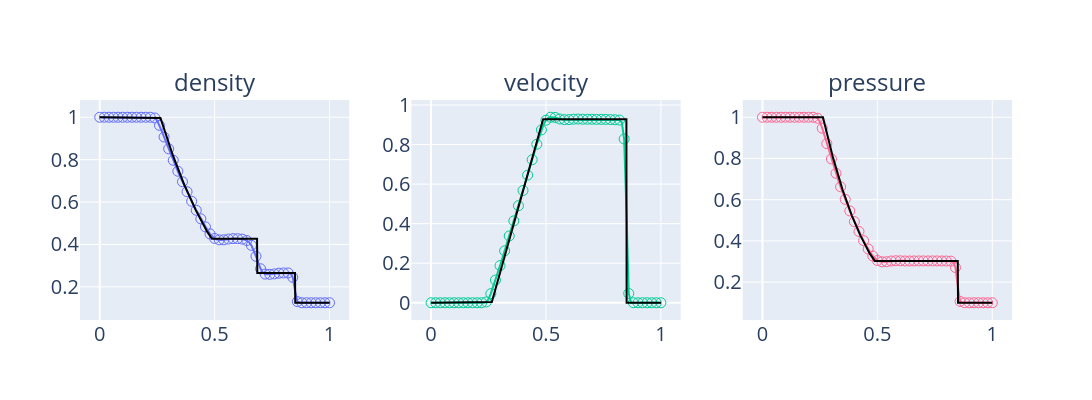

The notebook cell saved with this chart:
### Markdown cell above
## Find latest solution file and plot its solution

### Code cell
# get all filenames ending in *.csv within the build folder
filenames_raw = [f for f in os.listdir('build') if f.endswith('.csv')]
print('num solutions:', len(filenames_raw))

# remove the .csv extension
filenames = [f[:-4] for f in filenames_raw]

# remove everything up to the third underscore
filenames = [f[f.rfind('_') + 1:] for f in filenames]

# convert strings into integers
filenames = [int(f) for f in filenames]

# get largest value in filenames
max_value = max(filenames)

# get sub-string of the first element in filenames_raw going from the first character to the third underscore
sub_string = filenames_raw[0][:filenames_raw[0].rfind('_') + 1:]

latest_solution = f'{sub_string}{max_value:06}.csv'
print('last solution file:', latest_solution)

df = pd.read_csv(f'build/{latest_solution}')

# create reduced data frame to plot markers at consistent intervals (i.e. every 0.025 x-units)
number_of_rows = len(df)
interval_x_axis = 0.025
interval = int(number_of_rows * interval_x_axis)
indices = np.arange(len(df)) % interval == 0
df_reduced =df.iloc[indices]

# plot solution for each variable using subplots
fig = make_subplots(rows=1, cols=3, subplot_titles=("density", "velocity", "pressure"))
fig.add_trace(go.Scatter(x=df['x'], y=df['rho'], name='density', mode='lines', line=dict(color=px.colors.qualitative.Plotly[0])), row=1, col=1)
fig.add_trace(go.Scatter(x=df_reduced['x'], y=df_reduced['rho'], name='density', mode='markers', marker=dict(size=10, symbol='circle-open', color=px.colors.qualitative.Plotly[0])), row=1, col=1)
fig.add_trace(go.Scatter(x=exact_solution['x'], y=exact_solution['rho'], name='exact density', line=dict(color='black')), row=1, col=1)

fig.add_trace(go.Scatter(x=df['x'], y=df['u'], name='velocity', mode='lines', line=dict(color=px.colors.qualitative.Plotly[2])), row=1, col=2)
fig.add_trace(go.Scatter(x=df_reduced['x'], y=df_reduced['u'], name='velocity', mode='markers', marker=dict(size=10, symbol='circle-open', color=px.colors.qualitative.Plotly[2])), row=1, col=2)
fig.add_trace(go.Scatter(x=exact_solution['x'], y=exact_solution['u'], name='exact velocity', line=dict(color='black')), row=1, col=2)

fig.add_trace(go.Scatter(x=df['x'], y=df['p'], name='pressure', mode='lines', line=dict(color=px.colors.qualitative.Plotly[6])), row=1, col=3)
fig.add_trace(go.Scatter(x=df_reduced['x'], y=df_reduced['p'], name='pressure', mode='markers', marker=dict(size=10, symbol='circle-open', color=px.colors.qualitative.Plotly[6])), row=1, col=3)
fig.add_trace(go.Scatter(x=exact_solution['x'], y=exact_solution['p'], name='exact pressure', line=dict(color='black')), row=1, col=3)

fig.update_layout(font_size=20, height=400, width=1200, showlegend=False)
fig.update_annotations(font_size=24)
fig.show()

### Figure 1 — Plotly figure (JSON) as saved in the notebook; plotly's stock layout.template omitted (floating-point values rounded to 4 significant figures; data arrays with more than 128 entries replaced by an {"elided": "..."} marker saying what was removed)
{"data": [{"line": {"color": "#636EFA"}, "mode": "lines", "name": "density", "type": "scatter", "x": [0.0, 0.01, 0.02, 0.03, 0.04, 0.05, 0.06, 0.07, 0.08, 0.09, 0.1, 0.11, 0.12, 0.13, 0.14, 0.15, 0.16, 0.17, 0.18, 0.19, 0.2, 0.21, 0.22, 0.23, 0.24, 0.25, 0.26, 0.27, 0.28, 0.29, 0.3, 0.31, 0.32, 0.33, 0.34, 0.35, 0.36, 0.37, 0.38, 0.39, 0.4, 0.41, 0.42, 0.43, 0.44, 0.45, 0.46, 0.47, 0.48, 0.49, 0.5, 0.51, 0.52, 0.53, 0.54, 0.55, 0.56, 0.57, 0.58, 0.59, 0.6, 0.61, 0.62, 0.63, 0.64, 0.65, 0.66, 0.67, 0.68, 0.69, 0.7, 0.71, 0.72, 0.73, 0.74, 0.75, 0.76, 0.77, 0.78, 0.79, 0.8, 0.81, 0.82, 0.83, 0.84, 0.85, 0.86, 0.87, 0.88, 0.89, 0.9, 0.91, 0.92, 0.93, 0.94, 0.95, 0.96, 0.97, 0.98, 0.99, 1.0], "xaxis": "x", "y": [1.0, 1.0, 1.0, 1.0, 1.0, 1.0, 1.0, 1.0, 1.0, 1.0, 1.0, 1.0, 1.0, 1.0, 1.0, 1.0, 1.0, 1.0, 1.0, 1.0, 1.0, 1.0, 1.0, 0.9998, 0.9966, 0.9841, 0.9618, 0.9348, 0.9068, 0.8787, 0.851, 0.8238, 0.7971, 0.7709, 0.7453, 0.7203, 0.6958, 0.672, 0.6487, 0.626, 0.6039, 0.5823, 0.5613, 0.5408, 0.5209, 0.5015, 0.4829, 0.4653, 0.4496, 0.4369, 0.4283, 0.4236, 0.4217, 0.4214, 0.422, 0.4235, 0.4254, 0.4268, 0.4274, 0.4275, 0.4272, 0.4265, 0.4252, 0.4229, 0.4186, 0.4104, 0.3958, 0.3735, 0.3443, 0.3126, 0.2852, 0.2676, 0.2603, 0.259, 0.2591, 0.2596, 0.261, 0.2628, 0.2644, 0.2652, 0.2656, 0.2656, 0.2656, 0.2632, 0.245, 0.1819, 0.1303, 0.125, 0.125, 0.125, 0.125, 0.125, 0.125, 0.125, 0.125, 0.125, 0.125, 0.125, 0.125, 0.125, 0.125], "yaxis": "y"}, {"marker": {"color": "#636EFA", "size": 10, "symbol": "circle-open"}, "mode": "markers", "name": "density", "type": "scatter", "x": [0.0, 0.02, 0.04, 0.06, 0.08, 0.1, 0.12, 0.14, 0.16, 0.18, 0.2, 0.22, 0.24, 0.26, 0.28, 0.3, 0.32, 0.34, 0.36, 0.38, 0.4, 0.42, 0.44, 0.46, 0.48, 0.5, 0.52, 0.54, 0.56, 0.58, 0.6, 0.62, 0.64, 0.66, 0.68, 0.7, 0.72, 0.74, 0.76, 0.78, 0.8, 0.82, 0.84, 0.86, 0.88, 0.9, 0.92, 0.94, 0.96, 0.98, 1.0], "xaxis": "x", "y": [1.0, 1.0, 1.0, 1.0, 1.0, 1.0, 1.0, 1.0, 1.0, 1.0, 1.0, 1.0, 0.9966, 0.9618, 0.9068, 0.851, 0.7971, 0.7453, 0.6958, 0.6487, 0.6039, 0.5613, 0.5209, 0.4829, 0.4496, 0.4283, 0.4217, 0.422, 0.4254, 0.4274, 0.4272, 0.4252, 0.4186, 0.3958, 0.3443, 0.2852, 0.2603, 0.2591, 0.261, 0.2644, 0.2656, 0.2656, 0.245, 0.1303, 0.125, 0.125, 0.125, 0.125, 0.125, 0.125, 0.125], "yaxis": "y"}, {"line": {"color": "black"}, "name": "exact density", "type": "scatter", "x": {"elided": "1000 float values"}, "xaxis": "x", "y": {"elided": "1000 float values"}, "yaxis": "y"}, {"line": {"color": "#00CC96"}, "mode": "lines", "name": "velocity", "type": "scatter", "x": [0.0, 0.01, 0.02, 0.03, 0.04, 0.05, 0.06, 0.07, 0.08, 0.09, 0.1, 0.11, 0.12, 0.13, 0.14, 0.15, 0.16, 0.17, 0.18, 0.19, 0.2, 0.21, 0.22, 0.23, 0.24, 0.25, 0.26, 0.27, 0.28, 0.29, 0.3, 0.31, 0.32, 0.33, 0.34, 0.35, 0.36, 0.37, 0.38, 0.39, 0.4, 0.41, 0.42, 0.43, 0.44, 0.45, 0.46, 0.47, 0.48, 0.49, 0.5, 0.51, 0.52, 0.53, 0.54, 0.55, 0.56, 0.57, 0.58, 0.59, 0.6, 0.61, 0.62, 0.63, 0.64, 0.65, 0.66, 0.67, 0.68, 0.69, 0.7, 0.71, 0.72, 0.73, 0.74, 0.75, 0.76, 0.77, 0.78, 0.79, 0.8, 0.81, 0.82, 0.83, 0.84, 0.85, 0.86, 0.87, 0.88, 0.89, 0.9, 0.91, 0.92, 0.93, 0.94, 0.95, 0.96, 0.97, 0.98, 0.99, 1.0], "xaxis": "x2", "y": [0.0, 0.0, 0.0, 2.515e-17, 2.263e-16, 9.606e-16, 2.228e-15, 3.666e-15, 5.375e-15, 8.106e-15, 1.202e-14, 1.655e-14, 1.81e-14, 5.583e-15, -4.859e-14, -2.075e-13, -5.963e-13, -1.397e-12, -2.679e-12, -3.973e-12, -2.705e-12, 6.068e-09, 3.796e-06, 0.0002798, 0.004026, 0.01891, 0.04592, 0.07915, 0.1146, 0.151, 0.1878, 0.2249, 0.2623, 0.3, 0.3378, 0.3758, 0.4139, 0.4522, 0.4906, 0.5291, 0.5677, 0.6065, 0.6453, 0.6843, 0.7235, 0.7627, 0.8016, 0.8393, 0.874, 0.9027, 0.923, 0.9341, 0.938, 0.9385, 0.9369, 0.9332, 0.929, 0.9265, 0.9257, 0.9256, 0.9261, 0.9271, 0.9282, 0.9288, 0.9287, 0.9282, 0.928, 0.9279, 0.9279, 0.9279, 0.928, 0.9276, 0.9272, 0.9273, 0.9273, 0.9273, 0.9272, 0.9269, 0.9262, 0.9257, 0.9254, 0.9251, 0.9236, 0.912, 0.8279, 0.4671, 0.04698, 0.000263, 5.842e-08, -2.379e-12, -1.196e-12, -3.782e-13, -1.435e-13, -5.289e-14, -1.889e-14, -6.443e-15, -1.977e-15, -4.426e-16, -4.527e-17, 0.0, 0.0], "yaxis": "y2"}, {"marker": {"color": "#00CC96", "size": 10, "symbol": "circle-open"}, "mode": "markers", "name": "velocity", "type": "scatter", "x": [0.0, 0.02, 0.04, 0.06, 0.08, 0.1, 0.12, 0.14, 0.16, 0.18, 0.2, 0.22, 0.24, 0.26, 0.28, 0.3, 0.32, 0.34, 0.36, 0.38, 0.4, 0.42, 0.44, 0.46, 0.48, 0.5, 0.52, 0.54, 0.56, 0.58, 0.6, 0.62, 0.64, 0.66, 0.68, 0.7, 0.72, 0.74, 0.76, 0.78, 0.8, 0.82, 0.84, 0.86, 0.88, 0.9, 0.92, 0.94, 0.96, 0.98, 1.0], "xaxis": "x2", "y": [0.0, 0.0, 2.263e-16, 2.228e-15, 5.375e-15, 1.202e-14, 1.81e-14, -4.859e-14, -5.963e-13, -2.679e-12, -2.705e-12, 3.796e-06, 0.004026, 0.04592, 0.1146, 0.1878, 0.2623, 0.3378, 0.4139, 0.4906, 0.5677, 0.6453, 0.7235, 0.8016, 0.874, 0.923, 0.938, 0.9369, 0.929, 0.9257, 0.9261, 0.9282, 0.9287, 0.928, 0.9279, 0.928, 0.9272, 0.9273, 0.9272, 0.9262, 0.9254, 0.9236, 0.8279, 0.04698, 5.842e-08, -1.196e-12, -1.435e-13, -1.889e-14, -1.977e-15, -4.527e-17, 0.0], "yaxis": "y2"}, {"line": {"color": "black"}, "name": "exact velocity", "type": "scatter", "x": {"elided": "1000 float values"}, "xaxis": "x2", "y": {"elided": "1000 float values"}, "yaxis": "y2"}, {"line": {"color": "#FF6692"}, "mode": "lines", "name": "pressure", "type": "scatter", "x": [0.0, 0.01, 0.02, 0.03, 0.04, 0.05, 0.06, 0.07, 0.08, 0.09, 0.1, 0.11, 0.12, 0.13, 0.14, 0.15, 0.16, 0.17, 0.18, 0.19, 0.2, 0.21, 0.22, 0.23, 0.24, 0.25, 0.26, 0.27, 0.28, 0.29, 0.3, 0.31, 0.32, 0.33, 0.34, 0.35, 0.36, 0.37, 0.38, 0.39, 0.4, 0.41, 0.42, 0.43, 0.44, 0.45, 0.46, 0.47, 0.48, 0.49, 0.5, 0.51, 0.52, 0.53, 0.54, 0.55, 0.56, 0.57, 0.58, 0.59, 0.6, 0.61, 0.62, 0.63, 0.64, 0.65, 0.66, 0.67, 0.68, 0.69, 0.7, 0.71, 0.72, 0.73, 0.74, 0.75, 0.76, 0.77, 0.78, 0.79, 0.8, 0.81, 0.82, 0.83, 0.84, 0.85, 0.86, 0.87, 0.88, 0.89, 0.9, 0.91, 0.92, 0.93, 0.94, 0.95, 0.96, 0.97, 0.98, 0.99, 1.0], "xaxis": "x3", "y": [1.0, 1.0, 1.0, 1.0, 1.0, 1.0, 1.0, 1.0, 1.0, 1.0, 1.0, 1.0, 1.0, 1.0, 1.0, 1.0, 1.0, 1.0, 1.0, 1.0, 1.0, 1.0, 1.0, 0.9997, 0.9952, 0.9778, 0.9469, 0.91, 0.872, 0.8344, 0.7978, 0.7623, 0.7279, 0.6947, 0.6626, 0.6317, 0.6018, 0.5731, 0.5455, 0.519, 0.4935, 0.469, 0.4455, 0.4229, 0.4013, 0.3805, 0.3609, 0.3427, 0.3266, 0.3138, 0.305, 0.3004, 0.2986, 0.2985, 0.2991, 0.3007, 0.3025, 0.3036, 0.3039, 0.3039, 0.3037, 0.3032, 0.3027, 0.3025, 0.3025, 0.3028, 0.3029, 0.303, 0.3031, 0.3031, 0.3032, 0.3031, 0.303, 0.303, 0.3031, 0.3031, 0.303, 0.303, 0.3028, 0.3026, 0.3025, 0.3023, 0.3019, 0.298, 0.2707, 0.178, 0.1063, 0.1, 0.1, 0.1, 0.1, 0.1, 0.1, 0.1, 0.1, 0.1, 0.1, 0.1, 0.1, 0.1, 0.1], "yaxis": "y3"}, {"marker": {"color": "#FF6692", "size": 10, "symbol": "circle-open"}, "mode": "markers", "name": "pressure", "type": "scatter", "x": [0.0, 0.02, 0.04, 0.06, 0.08, 0.1, 0.12, 0.14, 0.16, 0.18, 0.2, 0.22, 0.24, 0.26, 0.28, 0.3, 0.32, 0.34, 0.36, 0.38, 0.4, 0.42, 0.44, 0.46, 0.48, 0.5, 0.52, 0.54, 0.56, 0.58, 0.6, 0.62, 0.64, 0.66, 0.68, 0.7, 0.72, 0.74, 0.76, 0.78, 0.8, 0.82, 0.84, 0.86, 0.88, 0.9, 0.92, 0.94, 0.96, 0.98, 1.0], "xaxis": "x3", "y": [1.0, 1.0, 1.0, 1.0, 1.0, 1.0, 1.0, 1.0, 1.0, 1.0, 1.0, 1.0, 0.9952, 0.9469, 0.872, 0.7978, 0.7279, 0.6626, 0.6018, 0.5455, 0.4935, 0.4455, 0.4013, 0.3609, 0.3266, 0.305, 0.2986, 0.2991, 0.3025, 0.3039, 0.3037, 0.3027, 0.3025, 0.3029, 0.3031, 0.3032, 0.303, 0.3031, 0.303, 0.3028, 0.3025, 0.3019, 0.2707, 0.1063, 0.1, 0.1, 0.1, 0.1, 0.1, 0.1, 0.1], "yaxis": "y3"}, {"line": {"color": "black"}, "name": "exact pressure", "type": "scatter", "x": {"elided": "1000 float values"}, "xaxis": "x3", "y": {"elided": "1000 float values"}, "yaxis": "y3"}], "layout": {"annotations": [{"font": {"size": 24}, "showarrow": false, "text": "density", "x": 0.1444, "xanchor": "center", "xref": "paper", "y": 1, "yanchor": "bottom", "yref": "paper"}, {"font": {"size": 24}, "showarrow": false, "text": "velocity", "x": 0.5, "xanchor": "center", "xref": "paper", "y": 1, "yanchor": "bottom", "yref": "paper"}, {"font": {"size": 24}, "showarrow": false, "text": "pressure", "x": 0.8556, "xanchor": "center", "xref": "paper", "y": 1, "yanchor": "bottom", "yref": "paper"}], "font": {"size": 20}, "height": 400, "showlegend": false, "width": 1200, "xaxis": {"anchor": "y", "domain": [0, 0.2889]}, "xaxis2": {"anchor": "y2", "domain": [0.3556, 0.6444]}, "xaxis3": {"anchor": "y3", "domain": [0.7111, 1]}, "yaxis": {"anchor": "x", "domain": [0, 1]}, "yaxis2": {"anchor": "x2", "domain": [0, 1]}, "yaxis3": {"anchor": "x3", "domain": [0, 1]}}}
